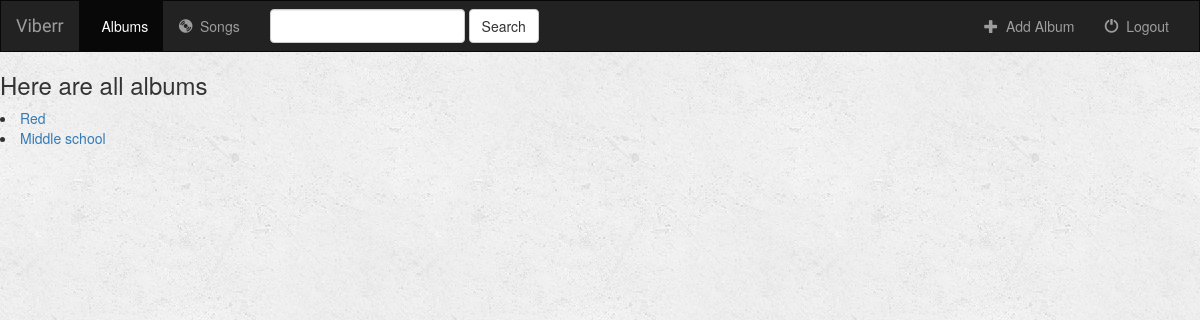
Page /music/ on the earlier database version.
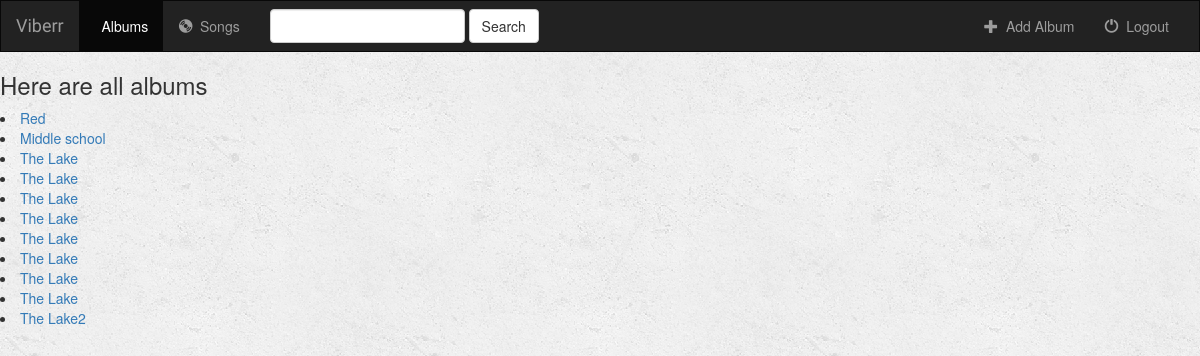
Same page on the later database version.
### music/models.py (models this page shows, shortened)
class Album(models.Model):
    artist = models.CharField(max_length=250)
    album_title = models.CharField(max_length=250)
    genre = models.CharField(max_length = 100)
    album_logo = models.CharField(max_length = 1000)

### music/views.py (the view)
class IndexView(generic.ListView):
    template_name = 'music/index.html'
    context_object_name = 'all_albums'
    def get_queryset(self):
        return Album.objects.all()

### music/templates/music/index.html (shortened to what this page needs)
{% extends 'music/base.html' %}
{% block body %}
	{% if all_albums %}
		<h3>Here are all albums</h3>
		<u1>
			{% for album in all_albums %}
			<li><a href="{% url 'music:detail' album.id %}">{{ album.album_title}}</a></li>
			{% endfor %}
		</u1>
	{% else %}
		<h3> You don't have any albums </h3>
	{% endif %}
{% endblock  %}

### music/templates/music/base.html (shortened to what this page needs)
<!doctype html>
<html lang="en">
<head>
    {% load static %}
    <link rel="stylesheet" href="https://maxcdn.bootstrapcdn.com/bootstrap/3.3.6/css/bootstrap.min.css">
    <link rel="stylesheet" type="text/css" href="{% static 'music/style.css' %}" />
</head>
<body>
    <nav class="navbar navbar-inverse">
        <div class="container-fluid">
            <div class="navbar-header">
                <a class="navbar-brand" href="{% url 'music:index' %}">Viberr</a>
            </div>
            <div class="collapse navbar-collapse">
                <ul class="nav navbar-nav">
                    <li class="active">
                        <a href="{% url 'music:index' %}">
                            &nbsp;
                            Albums
                        </a>
                    </li>
                    <li class="">
                        <a href="#">
                            <span class="glyphicon glyphicon-cd" aria-hidden="true"></span>&nbsp;
                            Songs
                        </a>
                    </li>
                </ul>
                <form class="navbar-form navbar-left" role="search" method="get" action="#">
                    <div class="form-group">
                        <input type="text" class="form-control" name="q" value="">
                    </div>
                    <button type="submit" class="btn btn-default">Search</button>
                </form>
                <ul class="nav navbar-nav navbar-right">
                    <li class="">
                        <a href=" {% url 'music:album-add' %} ">
                            <span class="glyphicon glyphicon-plus" aria-hidden="true"></span>&nbsp; Add Album
                        </a>
                    </li>
                    <li class="">
                        <a href="#">
                            <span class="glyphicon glyphicon-off" aria-hidden="true"></span>&nbsp; Logout
                        </a>
                    </li>
                </ul>
            </div>
        </div>
    </nav>
    {% block body %}
    {% endblock  %}
</body>
</html>

### music/static/music/style.css (style rules this page uses)
body { background: white url(images/background.png); }
.navbar { border-radius: 0; }
.navbar-brand { font-family: 'Satisfy', cursive; }

Differences in the rows shown:
added Album: album_title "The Lake"
added Album: album_title "The Lake"
added Album: album_title "The Lake"
added Album: album_title "The Lake"
added Album: album_title "The Lake"
added Album: album_title "The Lake"
added Album: album_title "The Lake"
added Album: album_title "The Lake"
added Album: album_title "The Lake2"
